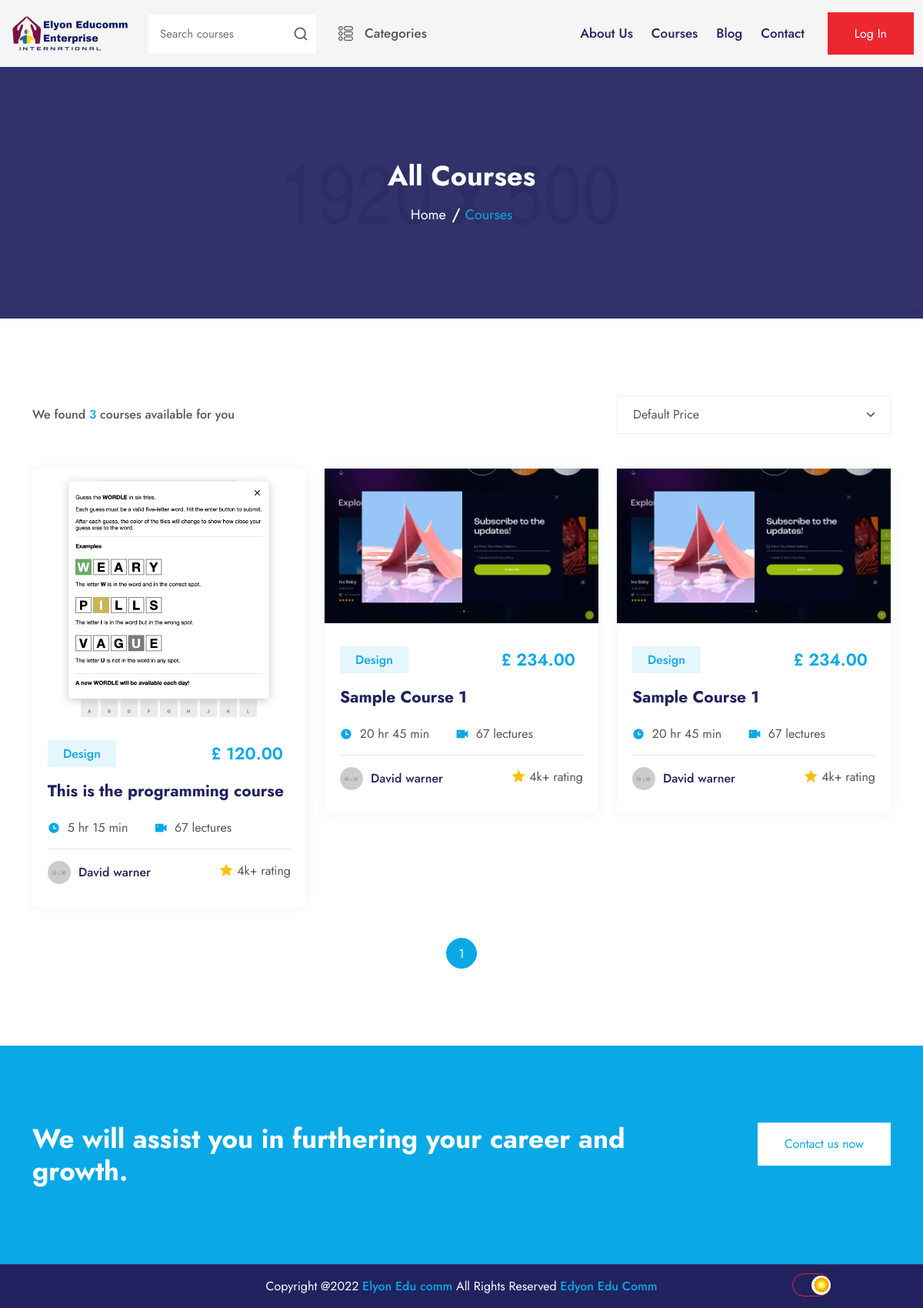
Page /course/ on the earlier database version.
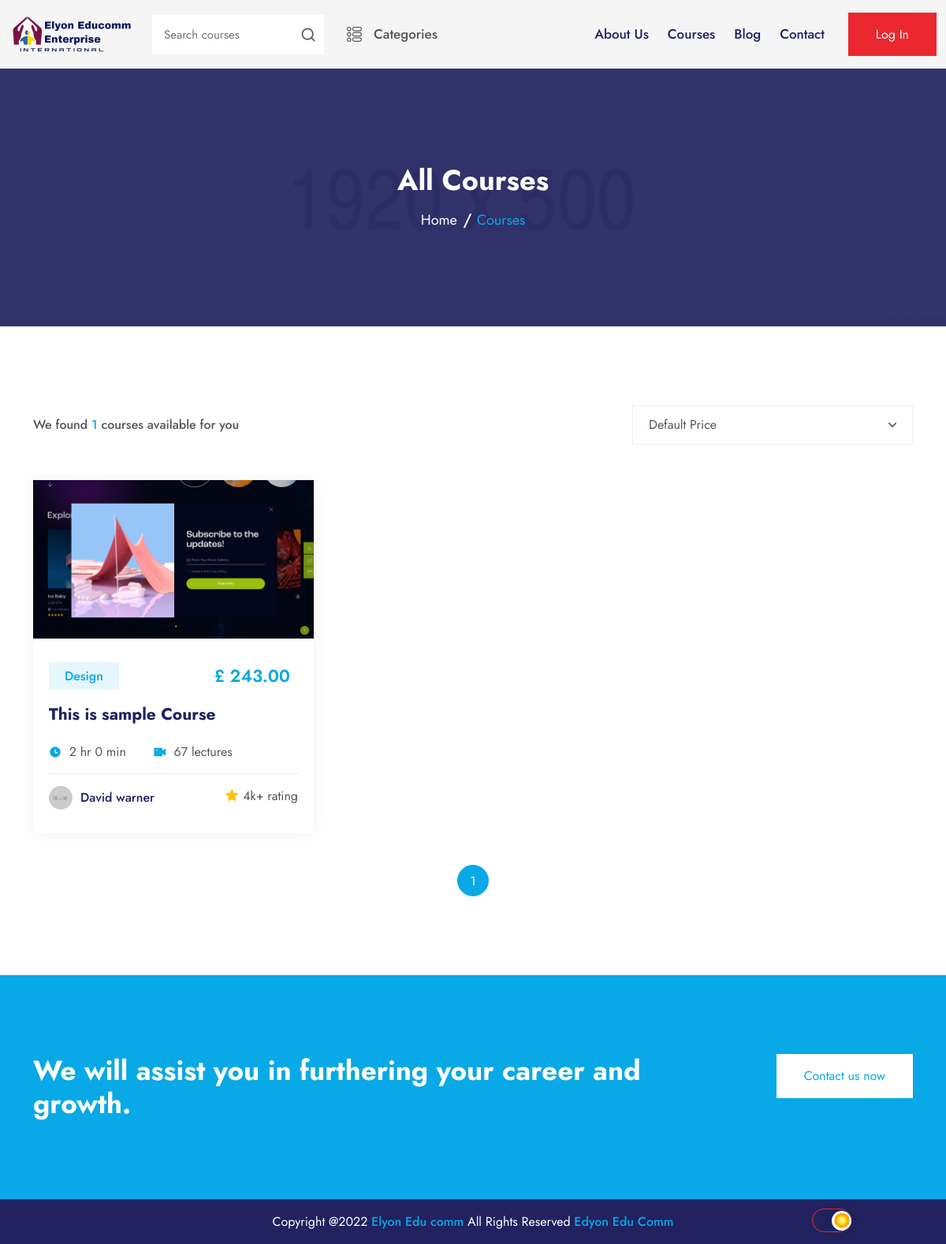
Same page on the later database version.
### course/models.py (models this page shows, shortened)
class Course(models.Model):
    title = models.CharField(max_length=500)
    category = models.ForeignKey('Category', null=True, blank=True, on_delete=models.SET_NULL)
    description = models.TextField()
    requirement = models.TextField()
    price = models.DecimalField(max_digits=6, decimal_places=2)
    rating = models.DecimalField(max_digits=6, decimal_places=2, null=True, blank=True)
    duration = models.IntegerField(default=0)
    courseImage = models.ImageField(null=False, blank=True)
    created_at = models.DateTimeField(auto_now_add=True)
    updated_at = models.DateTimeField(auto_now=True)
    @property
    def duration_hour(self):
        return int(self.duration / 60)
    @property
    def duration_min(self):
        return self.duration % 60

### course/views.py (the view)
# urls.py: path('', views.all_course, name='all_courses'),
def all_course(request):
    course_list = Course.objects.all()
    paginator = Paginator(course_list, 6)
    page = request.GET.get('page')
    total = course_list.count()
    try:
        courses = paginator.page(page)
    except PageNotAnInteger:
        courses = paginator.page(1)
    except EmptyPage:
        courses = paginator.page(paginator.num_pages)
    template = 'course/all_courses.html'
    context = {
        'courses': courses,
        'total': total
    }
    return render(request, template, context)

### course/templates/course/all_courses.html (shortened to what this page needs)
{% extends 'base.html' %}{% load static %} {% load filter_pagination %}
{% block content %}
        <div class="inner-banner inner-banner-bg10">
            <div class="container">
                <div class="inner-title text-center">
                    <h3>All Courses</h3>
                    <ul>
                        <li>
                            <a href="/">Home</a>
                        </li>
                        <li>Courses</li>
                    </ul>
                </div>
            </div>
        </div>
        <div class="courses-area pt-100 pb-70">
            <div class="container">
                <div class="product-topper mb-45">
                    <div class="row align-items-center">
                        <div class="col-lg-8 col-md-6">
                            <div class="product-title">
                                <h3>We found  <span> {{ total }} </span>courses available for you</h3>
                            </div>
                        </div>
                        <div class="col-lg-4 col-md-6">
                            <div class="product-list">
                                <select class="form-select" aria-label="Default select example" >
                                    <option selected>Default Price</option>
                                </select>
                                <i class="ri-arrow-down-s-line"></i>
                            </div>
                        </div>
                    </div>
                </div>
                <div class="row">
                     {% for course in courses %}
                        <div class="col-lg-4 col-md-6">
                        <div class="courses-item">
                            <a href="{% url 'single_course' course.pk %}">
                                <img src="{{ course.courseImage.url }}" alt="Courses" />
                            </a>
                            <div class="content">
                                <a href="{% url 'single_course' course.pk %}" class="tag-btn">Design</a>
                                <div class="price-text">£ {{ course.price }}</div>
                                <h3><a href="{% url 'single_course' course.pk %}">{{ course.title }}</a></h3>
                                <ul class="course-list">
                                    <li><i class="ri-time-fill"></i> {{ course.duration_hour }} hr {{ course.duration_min }} min</li>
                                    <li><i class="ri-vidicon-fill"></i> 67 lectures</li>
                                </ul>
                                <div class="bottom-content">
                                    <a href="instructors-details.html" class="user-area">
                                        <img src="{% static 'images/courses/courses-instructors1.jpg' %}" alt="Instructors">
                                        <h3>David warner</h3>
                                    </a>
                                    <div class="rating">
                                        <i class="ri-star-fill"></i>4k+ rating
                                    </div>
                                </div>
                            </div>
                        </div>
                    </div>
                    {% endfor %}
                    <div class="col-lg-12 col-md-12 text-center">
                        <div class="pagination-area">
                            {% for i in courses.paginator.page_range %}
                                {% if courses.number == i %}
                                    <span class="page-numbers current" aria-current="page">{{ i }}</span>
                                {% else  %}
                                    <a href="{% relative_url i 'page' request.GET.urlencode %}" class="page-numbers">2</a>
                                {% endif %}
                            {% endfor %}
						</div>
                    </div>
                </div>
            </div>
        </div>
{% endblock %}

### templates/base.html (shortened to what this page needs)
{% load static %}
<!doctype html>
<html lang="zxx">
    <head>
        <link rel="stylesheet" href="{% static 'css/plugins.css' %}">
        <link rel="stylesheet" href="{%  static 'css/iconplugins.css' %}">
        <link rel="stylesheet" href="{% static 'css/style.css' %}">
        <link rel="stylesheet" href="{% static 'css/responsive.css' %}">
        <link rel="stylesheet" href="{% static 'css/theme-dark.css' %}">
    </head>
    <body>
        <div class="navbar-area ledu-area">
            <div class="desktop-nav nav-area">
                <div class="container-fluid">
                    <nav class="navbar navbar-expand-md navbar-light ">
                        <a class="navbar-brand" href="/">
                            <img src="{% static 'images/logos/logo.png' %}" class="logo-one" alt="Logo">
                        </a>
                        <div class="nav-widget-form">
                            <form class="search-form">
                                <input type="search" class="form-control" placeholder="Search courses">
                                <button type="submit">
                                    <i class="ri-search-line"></i>
                                </button>
                            </form>
                        </div>
                        <div class="navbar-category">
                            <div class="dropdown category-list-dropdown">
                                <button class="btn dropdown-toggle" type="button" id="dropdownMenuButtoncategory" data-bs-toggle="dropdown" aria-haspopup="true" aria-expanded="false">
                                    <i class='flaticon-list'></i>
                                    Categories
                                </button>
                            </div>
                        </div>
                        <div class="collapse navbar-collapse mean-menu" id="navbarSupportedContent">
                            <ul class="navbar-nav">
                                 <li class="nav-item">
                                   <a href="{% url 'aboutus' %}" class="nav-link ">
                                       About Us
                                    </a>
                                 </li>
                                <li class="nav-item">
                                   <a href="{% url 'all_courses' %}" class="nav-link ">
                                       Courses
                                    </a>
                                 </li>
                                <li class="nav-item">
                                   <a href="{% url 'all_blog' %}" class="nav-link ">
                                       Blog
                                    </a>
                                 </li>
                                <li class="nav-item">
                                   <a href="{% url 'contactform' %}" class="nav-link ">
                                       Contact
                                    </a>
                                 </li>
                            </ul>
                            <div class="others-options d-flex align-items-center">
                                <div class="optional-item">
                                    {% if request.user.is_authenticated %}
                                    <a href="{% url 'account_logout' %}" class="default-btn two">Log Out</a>
                                    {% else %}
                                    <a href="{% url 'account_login' %}" class="default-btn two">Log In</a>
                                    {% endif %}
                                </div>
                            </div>
                        </div>
                    </nav>
                </div>
            </div>
        </div>
        {% block content %}{% endblock %}
        <div class="footer-contact-area ptb-100">
            <div class="container">
                <div class="row">
                    <div class="col-lg-9 col-md-9">
                        <div class="section-title">
                            <h2>We will assist you in furthering your career and growth.</h2>
                        </div>
                    </div>
                    <div class="col-lg-3 col-md-3 text-end">
                        <a href="contact.html" class="default-btn">Contact us now</a>
                    </div>
                </div>
            </div>
        </div>
        <footer class="footer-area">
            <div class="copyright-area">
                <div class="container">
                    <div class="copy-right-text text-center">
                        <p>
                            Copyright @<script>document.write(new Date().getFullYear())</script> <b>Elyon Edu comm</b> All Rights Reserved
                            <a href="/" target="_blank">Edyon Edu Comm</a>
                        </p>
                    </div>
                </div>
            </div>
        </footer>
    </body>
</html>

### static/css/responsive.css (style rules this page uses)
@media only screen and (min-width: 1200px) and (max-width: 1299px) { .desktop-nav .navbar .navbar-nav { margin-right: 30px; } }
@media only screen and (min-width: 1200px) and (max-width: 1299px) { .desktop-nav .navbar .navbar-nav .nav-item a { margin-right: 12px; margin-left: 12px; } }
@media only screen and (min-width: 1200px) and (max-width: 1299px) { .nav-widget-form .search-form { width: 220px; } }
@media only screen and (min-width: 1200px) and (max-width: 1299px) { .nav-widget-form .search-form .form-control { padding: 0 15px; font-size: 15px; } }
@media only screen and (min-width: 1200px) and (max-width: 1299px) { .nav-widget-form .search-form button { padding: 0 10px; } }
@media only screen and (min-width: 1200px) and (max-width: 1299px) { .courses-item .content { padding: 30px 20px; } }
@media only screen and (min-width: 1200px) and (max-width: 1299px) { .courses-item .content h3 { font-size: 21px; } }

### static/css/theme-dark.css (style rules this page uses)
:root { --darkColor: #1d1d1d; --bgColor: #252525; --cardColor: #0e0e0e; }

Differences in the rows shown:
removed Course: courseImage (picture), price "120.00", title "This is the programming course", duration_hour "5", duration_min "15"
removed Course: courseImage (picture), price "234.00", title "Sample Course 1", duration_hour "20", duration_min "45"
removed Course: courseImage (picture), price "234.00", title "Sample Course 1", duration_hour "20", duration_min "45"
added Course: courseImage (picture), price "243.00", title "This is sample Course", duration_hour "2", duration_min "0"
Other differences:
{{ total }}: "3" → "1"
